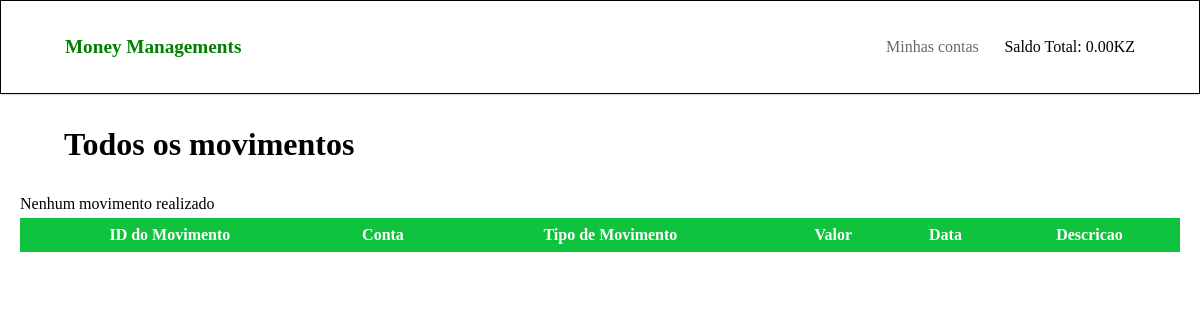
/conta/listar_movimentos/1, run on an earlier commit of the app's database.
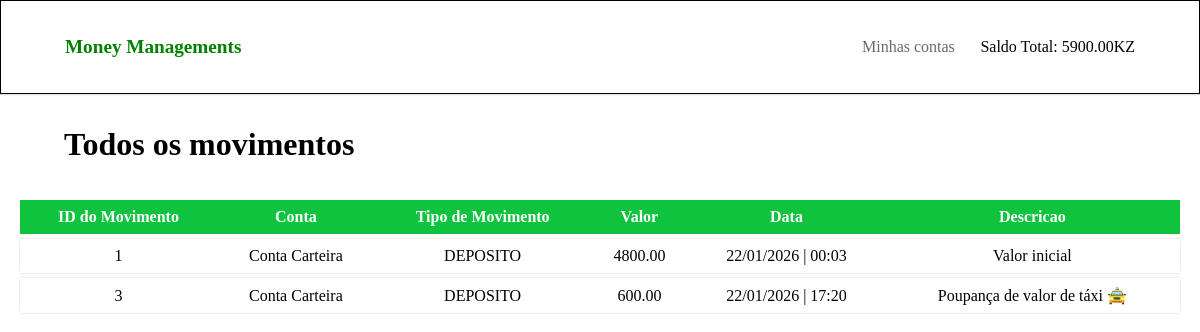
And on a later commit of the database.
### money_managements/models.py (models this page shows, shortened)
class Movimento(models.Model):
    TIPO_MOVIMENTO = (
        ('Deposito', 'DEPOSITO'),
        ('Levantamento', 'LEVANTAMENTO')
    )
    conta = models.ForeignKey(Conta, on_delete=models.CASCADE, related_name='movimentos')
    tipo = models.CharField(max_length=12, choices=TIPO_MOVIMENTO, default='DEPOSITO')
    valor = models.DecimalField(max_digits=10, decimal_places=2)
    data = models.DateTimeField(auto_now_add=True)
    descricao = models.CharField(max_length=50, null=True)

class Conta(models.Model):
    conta = models.CharField(max_length=100, null=True)
    descricao = models.CharField(max_length=500)
    saldo = models.DecimalField(max_digits=10, decimal_places=2)
    def __str__(self):
        return self.conta

### money_managements/views.py (the view)
# urls.py: path('conta/listar_movimentos/<int:conta_id>', views.listar_movimentos, name='listar_movimentos'),
def listar_movimentos(request, conta_id):
    conta = Conta.objects.get(id=conta_id)
    movimentos = conta.movimentos.all().order_by('data')
    dados = {'movimentos' : movimentos }
    return render(request, 'm_mg/movimentos.html', dados)

### money_managements/context_processors.py (called while the page is built)
def dados_globais(request):
    saldo_geral = Saldo_geral()
    contas = Conta.objects.all()
    saldo = 0
    for conta in contas:
        saldo += conta.saldo
    saldo_geral.saldo_geral = saldo
    dados = { 'saldo_geral' : str(saldo_geral) +'KZ' }
    return dados

### money_managements/models.py (called while the page is built)
    def __str__(self):
        return str(self.saldo_geral)

### money_managements/templates/m_mg/movimentos.html
{% extends 'm_mg/base.html' %}
{% block conteudo %}
    <main class="index">
        <h1>Todos os movimentos</h1>
        <section class="section-listagem">
            <div class="tabela-container">
                <div class="container-2">
                    <table>
                        <thead>
                            <tr>
                                <th>ID do Movimento</th>
                                <th>Conta</th>
                                <th>Tipo de Movimento</th>
                                <th>Valor</th>
                                <th>Data</th>
                                <th>Descricao</th>
                            </tr>
                        </thead>
                        <tbody>
                            {% for movimento in movimentos %}
                                <tr>
                                    <td>{{ movimento.id }}</td>
                                    <td>{{ movimento.conta }}</td>
                                    <td>{{ movimento.tipo }}</td>
                                    <td>{{ movimento.valor }}</td>
                                    <td>{{ movimento.data|date:'d/m/Y | H:i'}}</td>
                                    <td>{{ movimento.descricao }}</td>
                                </tr>
                            {% empty %}
                                <p>Nenhum movimento realizado </p>
                            {% endfor %}
                        </tbody>
                    </table>
                </div>
            </div>
        </section>
    </main>
{% endblock %}

What changed in the data, as far as the page shows it:
added Movimento: id "1", conta "Conta Carteira", tipo "DEPOSITO", valor "4800.00", data|H "22/01/2026 | 00:03", descricao "Valor inicial"
added Movimento: id "3", conta "Conta Carteira", tipo "DEPOSITO", valor "600.00", data|H "22/01/2026 | 17:20", descricao "Poupança de valor de táxi 🚖"
Also different on the page:
{{ saldo_geral }}: "0.00KZ" → "5900.00KZ"
text no longer shown: "Nenhum movimento realizado"
